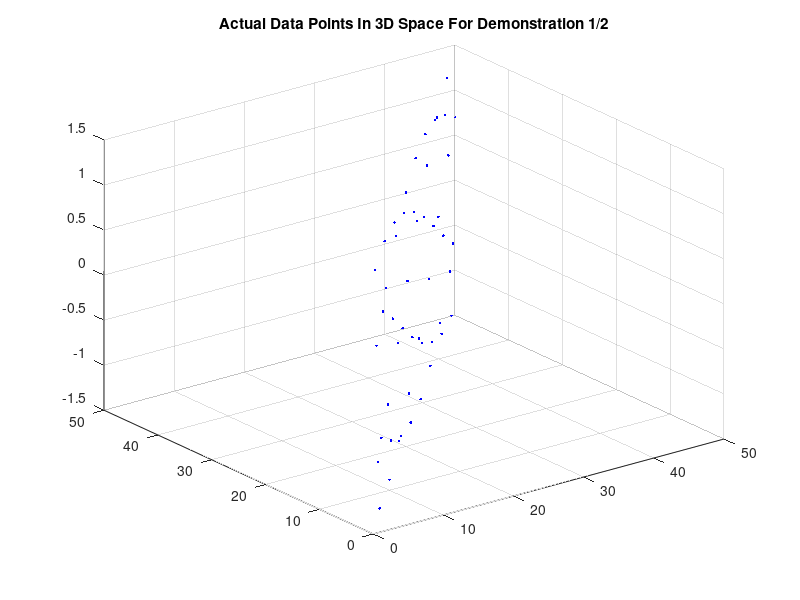

MATLAB code for this plot: (Note: this script raises an error after producing the figure.)
%% Basic Function Purpose - Organizing Vector Data In A 3D Surface Form

x = 1:50;
y = 1:50;
z = sin(x) + cos(y);

x = x';
y = y';
z = z';

figure
plot3(x,y,z,'.b');
grid on
title('Actual Data Points In 3D Space For Demonstration 1/2');

[x_3d,y_3d,z_3d] = vecsurf(x,y,z);

figure
surf(x_3d,y_3d,z_3d)
colormap(jet(256))
camlight right
lighting phong
title(sprintf('Demonstration 1:\nBasic Function Purpose - Organizing Vector Data In A 3D Surface Form'));

%% Function Option - Comeplete Missing Data In The 3D Surface Using The Mosaic Picture Option

x = 1:50;
y = 1:50;
z = sin(x) + cos(y);

x = x';
y = y';
z = z';

[x_3d,y_3d,z_3d] = vecsurf(x,y,z,'MosaicPicture');

figure
surf(x_3d,y_3d,z_3d)
colormap(jet(256))
camlight right
lighting phong
title(sprintf(['Demonstration 2:\nComeplete Missing Data In The 3D\n' ...
               'Surface Using The Mosaic Picture Option']));

clear 

x =-8:0.5:8;
y =x';
[xi,yi] = meshgrid(x,y);
r = sqrt(xi.^2+yi.^2)+eps;
zi= sin(r)./r;

X(1,1:33) = xi(1:33,17);
Y(1,1:33) = yi(1:33,17);
Z(1,1:33) = zi(1:33,17);

X(1,34:66) = xi(17,1:33);
Y(1,34:66) = yi(17,1:33);
Z(1,34:66) = zi(17,1:33);

x = X';
y = Y';
z = Z';

figure
plot3(x,y,z,'.r');
title('Actual Data Points In 3D Space For Demonstration 3');
grid on

[x_3d,y_3d,z_3d] = vecsurf(x,y,z,'MosaicPicture');

figure
surf(x_3d,y_3d,z_3d);
colormap(hsv(256))
camlight right
lighting phong
title(sprintf(['Demonstration 3:\nComeplete Missing Data In The 3D\n' ...
               'Surface Using The Mosaic Picture Option']));

%% Function Option - 1)Adding Extra Grid Points Using Mosaic Grid Points Option
%                  -  2)Adding A value Boundry To The Extra Grid Points
%                  -  Using Mosaic Grid Points Value Boundry

clear

x = linspace(-1.5,1.5,50);
y(1,1:50) = 0;
z = exp(-(x.^2));

x = x';
y = y';
z = z';

figure
plot3(x,y,z,'.g');
grid on
title('Actual Data Points In 3D Space For Demonstration 4/5');
xlabel('Dimension One');
ylabel('Dimension Tow');

[x_3d,y_3d,z_3d] = vecsurf(x,y,z,'MosaicPicture','SecGridPoints',50);

figure
surf(x_3d,y_3d,z_3d);
xlabel('Dimension One');
ylabel('Dimension Tow');
colormap(hot(256));
camlight(-40,30)
lighting phong;
shading interp
title(sprintf(['Demonstration 4:\nAdding Extra Grid Points Using Mosaic Grid Points Option.\n ' ...
               'Adding Extra Grid Points To The Second Dimension Hence That A 3D Surface Has\n' ...
               'To Have At Least Tow Grid Points For Each Of The First And Second Dimensions.']));
           

 [x_3d,y_3d,z_3d] = vecsurf(x,y,z,'MosaicPicture','SecGridPoints',50,'SecBoun',[-0.5,0.5]);

figure
surf(x_3d,y_3d,z_3d);
xlabel('Dimension One');
ylabel('Dimension Tow');
colormap(winter);
camlight(-40,30)
shading interp
title(sprintf(['Demonstration 5:\nAdding A value Boundry To The Extra Grid Points\n' ...
               ' Using Mosaic Grid Points Value Boundry -\n' ...
               'Value Boundry: [-0.5,0.5]']));

 
 %% Function Option - Saving Time With Larg Calculations Using Representational Three Dimensional Surface Option
 %                  - Using Progress Option To See Function Progress 
 %                  - Using Smooth Option To Create A Smooth Surface
 
clear

x = linspace(-3,3,1000000);

f = exp(-(x.^2));
X = x(1,1:1000000);
Y(1,1:1000000) = 0;
X(1,1000001:2000000) = 0;
Y(1,1000001:2000000) = x(1,1:1000000);
Z(1,1:1000000) = f;
Z(1,1000001:2000000) = f;

X = X';
Y = Y';
Z = Z';

figure
plot3(X,Y,Z,'.m');
grid on
title('Actual Data Points In 3D Space For Demonstration 6/7');

[x_3d,y_3d,z_3d] = vecsurf(X,Y,Z,'Representation',[60,60],'Progress');

figure
surf(x_3d,y_3d,z_3d);
colormap cool
title(sprintf(['Demonstration 6:\nSaving Time With Larg Calculations Using Representational\n' ...
               'Three Dimensional Surface Option. Using Progress Option To See Function Progress.\n' ....
               'For This Demonstration I Used 1000000 Sameples Of Data.']));
shading interp
lighting phong
light
% material shiny

[x_3d,y_3d,z_3d] = vecsurf(X,Y,Z,'Representation',[60,60],'Progress','Smooth',[2,2,1]);

figure
surf(x_3d,y_3d,z_3d);
colormap cool
title(sprintf(['Demonstration 7:\nWhen Representational Three Dimensional Surface Option\n' ...
               'Is Used, Smooth Option Can Be Used To Smoothness The Surface.']));

shading interp
lighting phong
light
material shiny

%% Function Option - Zoom In On Specific Parts Of The 3D Surface Without Losing Detail Using Representational Three
%                  - Dimensional Surface Grid Value Boundry
%                  - Using Plot Option To Make The Function Plot The Result

clear

n1 = 15;
n2 = 15;
theta = rand(n1,1)*pi/2;
r = rand(1,n2);

x = cos(theta)*r;
y = sin(theta)*r;
x=x(:);
y=y(:);

X = [[0 0 1 1]';x;x;1-x;1-x];
Y = [[0 1 0 1]';y;1-y;y;1-y];

Z = sin(4*X+5*Y).*cos(7*(X-Y))+exp(X+Y);

vecsurf(X,Y,Z,'Representation',[60,60],'Plot',1,'Smooth',[2,2,1]);

title(sprintf('Demonstration 8:\nUsing Plot Option To Make The Function Plot The Result.'));
colormap(hot(256))
camlight right
lighting phong

vecsurf(X,Y,Z,'Representation',[60,60],'Plot',1,'Smooth',[2,2,2],'RepOneBoun',[0.2,0.7],'RepSecBoun',[0.2,0.7]);

title(sprintf(['Demonstration 9:\n Zoom In On Specific Parts Of The 3D Surface Without Losing Detail\n' ...
               'Using Representational Three Dimensional Surface Grid Value Boundry.']));
colormap(hot(256))
camlight right
lighting phong
